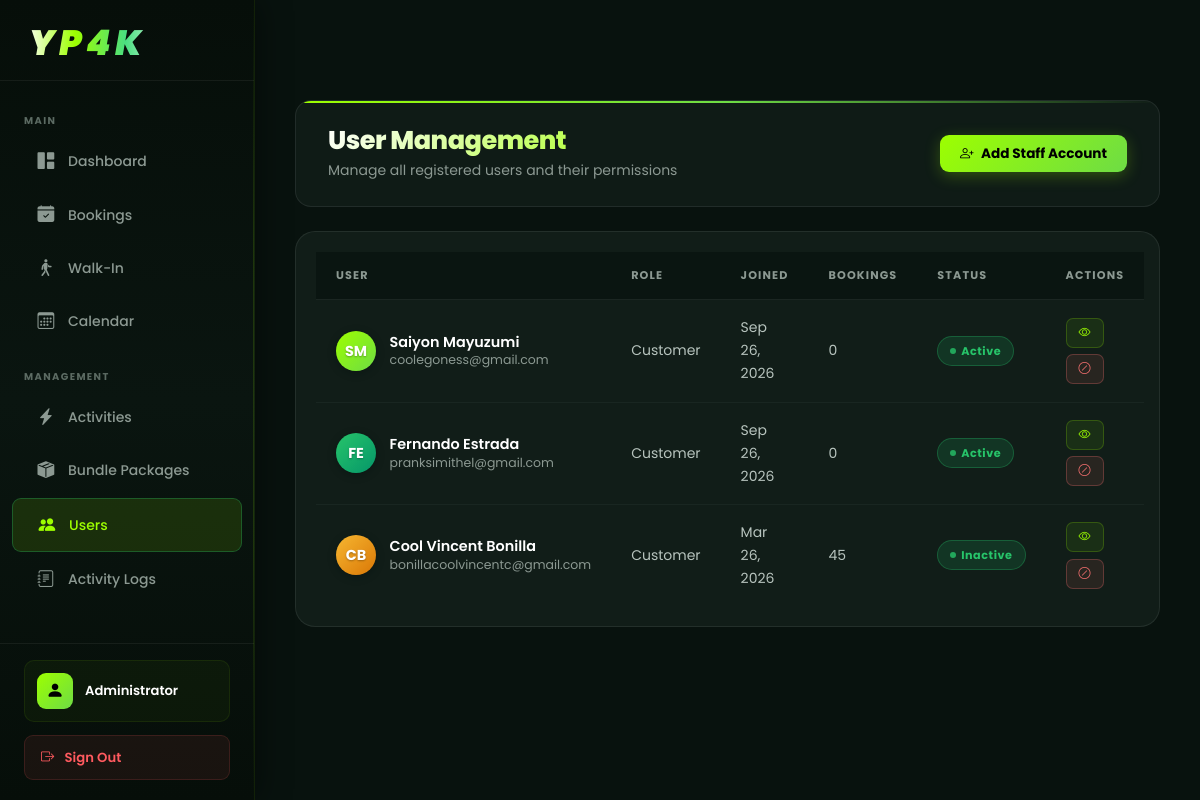
Page /Admin_Dashboard/users.php (signed in) on the committed database.
### tables this page shows
CREATE TABLE `users` (
  `id` int(11) NOT NULL,
  `first_name` varchar(100) NOT NULL,
  `middle_name` varchar(100) DEFAULT NULL,
  `last_name` varchar(100) NOT NULL,
  `suffix` varchar(50) DEFAULT NULL,
  `email` varchar(255) NOT NULL,
  `phone_number` varchar(20) NOT NULL,
  `region` varchar(100) NOT NULL,
  `province` varchar(100) NOT NULL,
  `city_municipality` varchar(100) NOT NULL,
  `barangay` varchar(100) NOT NULL,
  `password` varchar(255) NOT NULL,
  `is_verified` tinyint(1) DEFAULT 0,
  `verification_token` varchar(255) DEFAULT NULL,
  `reset_token` varchar(255) DEFAULT NULL,
  `reset_token_expiry` timestamp NULL DEFAULT NULL,
  `remember_token` varchar(255) DEFAULT NULL,
  `token_expiry` timestamp NULL DEFAULT NULL,
  `created_at` timestamp NOT NULL DEFAULT current_timestamp(),
  `updated_at` timestamp NOT NULL DEFAULT current_timestamp() ON UPDATE current_timestamp(),
  `address` varchar(255) DEFAULT NULL,
  `birthdate` date DEFAULT NULL,
  `avatar` varchar(255) DEFAULT NULL
);

### Admin_Dashboard/users.php (the view, shortened to what this page needs)
<?php
global $conn;
$query = "
    SELECT
        u.*,
        COUNT(b.id) as booking_count,
        CASE WHEN be.id IS NOT NULL THEN 1 ELSE 0 END as is_blocked
    FROM users u
    LEFT JOIN bookings b ON u.id = b.user_id
    LEFT JOIN blocked_emails be ON be.email = LOWER(u.email)
    GROUP BY u.id
    ORDER BY u.created_at DESC
";
$stmt = $conn->prepare($query);
$stmt->execute();
$result = $stmt->get_result();
$users = [];
while ($row = $result->fetch_assoc()) {
    unset($row['password']);
    unset($row['reset_token']);
    $users[] = $row;
}
?>
<!DOCTYPE html>
<html lang="en">
<head>
    <link href="../assets/css/bootstrap.min.css" rel="stylesheet">
    <link rel="stylesheet" href="../css/resort-theme.css">
    <link rel="stylesheet" href="../css/dashboard-resort.css">
    <link rel="stylesheet" href="https://cdn.jsdelivr.net/npm/bootstrap-icons@1.11.0/font/bootstrap-icons.css">
    <link rel="stylesheet" href="components/sidebar.css">
    <link rel="stylesheet" href="components/navbar.css">
    <link rel="stylesheet" href="../css/admin-theme.css">
</head>
<body>
    <div id="mainContent" class="main-content">
        <div class="page-header">
            <div>
                <h1 class="page-title">User Management</h1>
                <p class="text-muted">Manage all registered users and their permissions</p>
            </div>
            <div class="page-actions">
                <button class="btn-modern btn-primary" onclick="openAddStaffModal()">
                    <i class="bi bi-person-plus"></i> Add Staff Account
                </button>
            </div>
        </div>
        <div class="users-container">
            <table class="table-modern">
                <thead>
                    <tr>
                        <th>User</th>
                        <th>Role</th>
                        <th>Joined</th>
                        <th>Bookings</th>
                        <th>Status</th>
                        <th>Actions</th>
                    </tr>
                </thead>
                <tbody>
                    <?php if (count($users) > 0): ?>
                        <?php foreach ($users as $index => $user): ?>
                            <?php
                                $fullName = trim($user['first_name'] . ' ' . $user['middle_name'] . ' ' . $user['last_name']);
                                $initials = strtoupper(substr($user['first_name'], 0, 1) . substr($user['last_name'], 0, 1));
                                $isBlocked = !empty($user['is_blocked']);
                                if ($isBlocked) {
                                    $statusClass = 'status-blocked';
                                    $statusText = 'Blocked';
                                } else {
                                    $statusClass = $user['is_verified'] ? 'status-active' : 'status-inactive';
                                    $statusText = $user['is_verified'] ? 'Active' : 'Inactive';
                                }
                                $joinedDate = date('M j, Y', strtotime($user['created_at']));
                                $gradients = [
                                    'linear-gradient(135deg, var(--accent-primary), var(--accent-secondary))',
                                    'linear-gradient(135deg, var(--accent-success), #059669)',
                                    'linear-gradient(135deg, var(--accent-warning), #d97706)',
                                    'linear-gradient(135deg, var(--accent-danger), #dc2626)',
                                    'linear-gradient(135deg, var(--accent-secondary), #6366f1)'
                                ];
                                $avatarGradient = $gradients[$index % count($gradients)];
                            ?>
                            <tr>
                                <td>
                                    <div class="user-info">
                                        <div class="user-avatar" style="background: <?php echo $avatarGradient; ?>;">
                                            <?php echo $initials; ?>
                                        </div>
                                        <div class="user-details">
                                            <div class="user-name"><?php echo htmlspecialchars($fullName); ?></div>
                                            <div class="user-email"><?php echo htmlspecialchars($user['email']); ?></div>
                                        </div>
                                    </div>
                                </td>
                                <td>Customer</td>
                                <td><?php echo $joinedDate; ?></td>
                                <td><?php echo $user['booking_count']; ?></td>
                                <td><span class="status-badge <?php echo $statusClass; ?>"><?php echo $statusText; ?></span></td>
                                <td>
                                    <div class="action-buttons">
                                        <button class="btn-action btn-view" onclick="viewUser(<?php echo $user['id']; ?>)" title="View user">
                                            <i class="bi bi-eye"></i>
                                        </button>
                                        <?php if ($isBlocked): ?>
                                        <button class="btn-action btn-unblock" title="Unblock email" onclick="toggleUserBlock(<?php echo (int) $user['id']; ?>, 'unblock', '<?php echo htmlspecialchars($user['email'], ENT_QUOTES); ?>')">
                                            <i class="bi bi-unlock"></i>
                                        </button>
                                        <?php else: ?>
                                        <button class="btn-action btn-block" title="Block email" onclick="toggleUserBlock(<?php echo (int) $user['id']; ?>, 'block', '<?php echo htmlspecialchars($user['email'], ENT_QUOTES); ?>')">
                                            <i class="bi bi-slash-circle"></i>
                                        </button>
                                        <?php endif; ?>
                                    </div>
                                </td>
                            </tr>
                        <?php endforeach; ?>
                    <?php endif; ?>
                </tbody>
            </table>
        </div>
    </div>
</body>
</html>

### css/resort-theme.css (style rules this page uses)
:root { --bg-primary: #08120E; --bg-secondary: #101B17; --bg-card: #15221D; --bg-card-2: #1A2B22; --bg-elevated: #1E3028; --nav-bg: rgba(9, 18, 15, 0.88); --accent: #9DFF00; --accent-2: #6EDC45; --accent-3: #4BBF2E; --accent-dim: rgba(157, 255, 0, 0.5); --glow: rgba(157, 255, 0, 0.18); --glow-sm: rgba(157, 255, 0, 0.08); --glow-lg: rgba(157, 255, 0, 0.25); --text: #FFFFFF; --text-2: #cbd5e1; --text-muted: #cbd5e1; --text-dim: #94a3b8; --success: #27C46A; --warning: #F7B731; --error: #FF5A5F; --info: #B8C4BE; --border: rgba(255, 255, 255, 0.08); --border-2: rgba(255, 255, 255, 0.04); --border-accent: rgba(157, 255, 0, 0.3); --border-hover: rgba(157, 255, 0, 0.5); --shadow-sm: 0 1px 4px rgba(0,0,0,0.5); --shadow-md: 0 4px 20px rgba(0,0,0,0.55); --shadow-lg: 0 10px 40px rgba(0,0,0,0.65); --shadow-xl: 0 20px 60px rgba(0,0,0,0.7); --shadow-glow: 0 0 30px rgba(157, 255, 0, 0.12); --shadow-glow-lg:0 0 60px rgba(157, 255, 0, 0.2); --radius-xs: 6px; --radius-sm: 10px; --radius-md: 14px; --radius-lg: 18px; --radius-xl: 24px; --radius-2xl: 32px; --t: all 0.3s cubic-bezier(0.4, 0, 0.2, 1); --t-fast: all 0.15s ease; --t-slow: all 0.5s cubic-bezier(0.4, 0, 0.2, 1); --font: 'Poppins', -apple-system, BlinkMacSystemFont, sans-serif; }
*, *::before, *::after { margin: 0; padding: 0; box-sizing: border-box; }
html { scroll-behavior: smooth; overflow-x: hidden; }
body { font-family: var(--font); background-color: var(--bg-primary); color: var(--text); min-height: 100vh; line-height: 1.65; overflow-x: hidden; -webkit-font-smoothing: antialiased; }

### Admin_Dashboard/components/sidebar.css (style rules this page uses)
:root { --sidebar-width: 255px; --sidebar-collapsed-width: 72px; --navbar-height: 68px; }

### Admin_Dashboard/users.php (style rules this page uses)
.btn-action.btn-block { background: rgba(248, 113, 113, 0.1); border-color: rgba(248, 113, 113, 0.28); color: #f87171; }

### rows in the picture
users: initials "SM", fullName "Saiyon Mayuzumi", email "coolegoness@gmail.com", created_at "Sep 26, 2026", booking_count "0", is_verified "Active"
users: initials "FE", fullName "Fernando Estrada", email "pranksimithel@gmail.com", created_at "Sep 26, 2026", booking_count "0", is_verified "Active"
users: initials "CB", fullName "Cool Vincent Bonilla", email "bonillacoolvincentc@gmail.com", created_at "Mar 26, 2026", booking_count "45", is_verified "Inactive"
